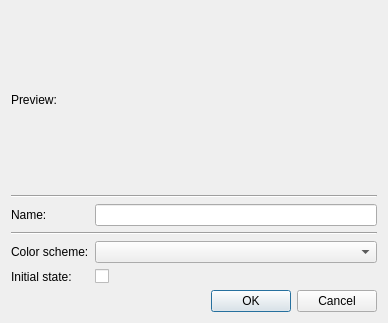
<?xml version="1.0" encoding="UTF-8"?>
<ui version="4.0">
 <class>Dialog</class>
 <widget class="QDialog" name="Dialog">
  <property name="geometry">
   <rect>
    <x>0</x>
    <y>0</y>
    <width>388</width>
    <height>323</height>
   </rect>
  </property>
  <property name="windowTitle">
   <string>Dialog</string>
  </property>
  <layout class="QGridLayout" name="gridLayout_2">
   <item row="1" column="0">
    <widget class="QDialogButtonBox" name="buttonBox">
     <property name="orientation">
      <enum>Qt::Horizontal</enum>
     </property>
     <property name="standardButtons">
      <set>QDialogButtonBox::Cancel|QDialogButtonBox::Ok</set>
     </property>
    </widget>
   </item>
   <item row="0" column="0">
    <layout class="QGridLayout" name="layout">
     <item row="0" column="0">
      <widget class="QLabel" name="label">
       <property name="text">
        <string>Preview:</string>
       </property>
      </widget>
     </item>
     <item row="4" column="0">
      <widget class="QLabel" name="label_5">
       <property name="text">
        <string>Color scheme:</string>
       </property>
      </widget>
     </item>
     <item row="2" column="1">
      <widget class="QLineEdit" name="name"/>
     </item>
     <item row="2" column="0">
      <widget class="QLabel" name="label_2">
       <property name="text">
        <string>Name:</string>
       </property>
      </widget>
     </item>
     <item row="5" column="0">
      <widget class="QLabel" name="label_6">
       <property name="text">
        <string>Initial state:</string>
       </property>
      </widget>
     </item>
     <item row="4" column="1">
      <widget class="QComboBox" name="color_scheme"/>
     </item>
     <item row="5" column="1">
      <widget class="QCheckBox" name="initial_state">
       <property name="text">
        <string/>
       </property>
      </widget>
     </item>
     <item row="1" column="0" colspan="2">
      <widget class="Line" name="line">
       <property name="orientation">
        <enum>Qt::Horizontal</enum>
       </property>
      </widget>
     </item>
     <item row="3" column="0" colspan="2">
      <widget class="Line" name="line_2">
       <property name="orientation">
        <enum>Qt::Horizontal</enum>
       </property>
      </widget>
     </item>
    </layout>
   </item>
  </layout>
 </widget>
 <resources/>
 <connections>
  <connection>
   <sender>buttonBox</sender>
   <signal>accepted()</signal>
   <receiver>Dialog</receiver>
   <slot>accept()</slot>
   <hints>
    <hint type="sourcelabel">
     <x>248</x>
     <y>254</y>
    </hint>
    <hint type="destinationlabel">
     <x>157</x>
     <y>274</y>
    </hint>
   </hints>
  </connection>
  <connection>
   <sender>buttonBox</sender>
   <signal>rejected()</signal>
   <receiver>Dialog</receiver>
   <slot>reject()</slot>
   <hints>
    <hint type="sourcelabel">
     <x>316</x>
     <y>260</y>
    </hint>
    <hint type="destinationlabel">
     <x>286</x>
     <y>274</y>
    </hint>
   </hints>
  </connection>
 </connections>
</ui>
